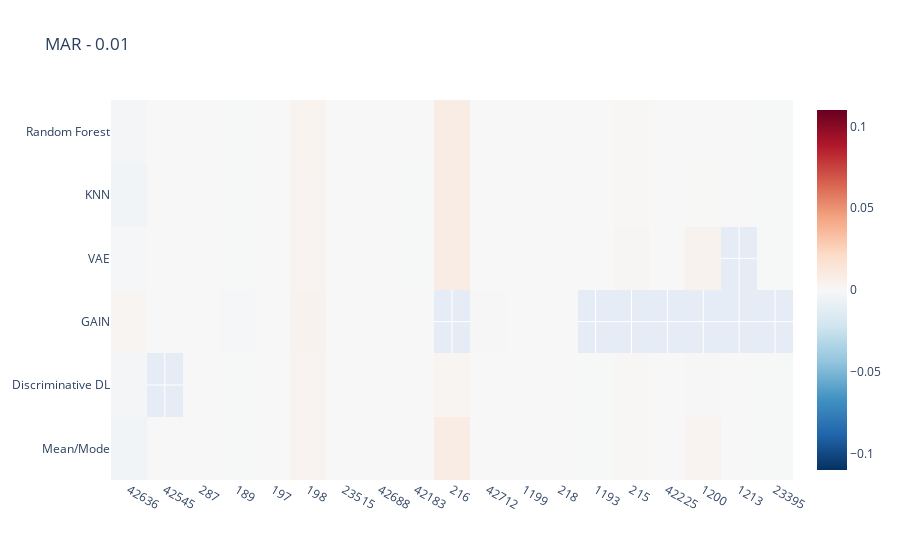
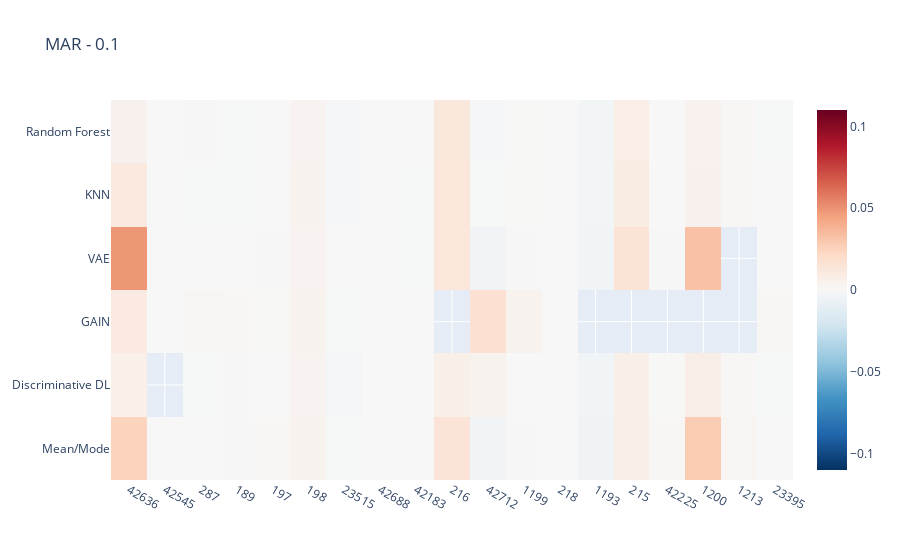
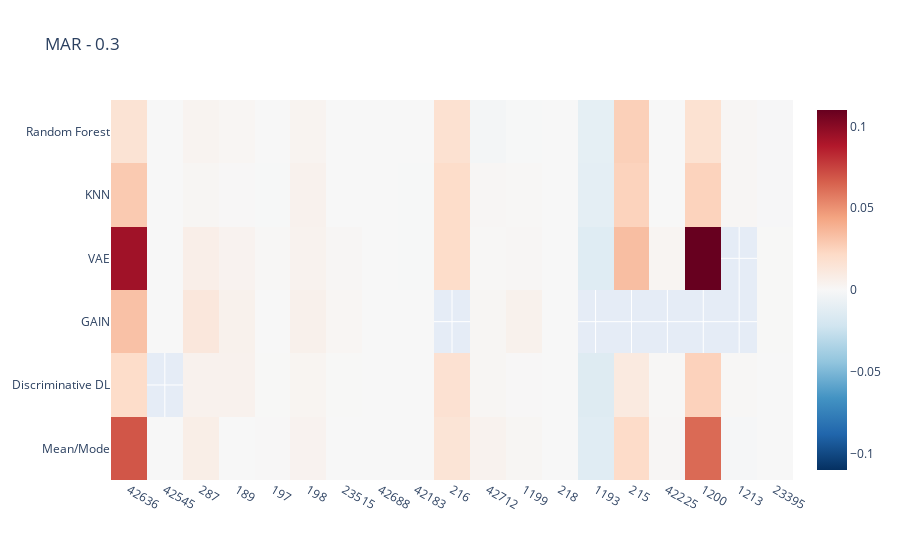
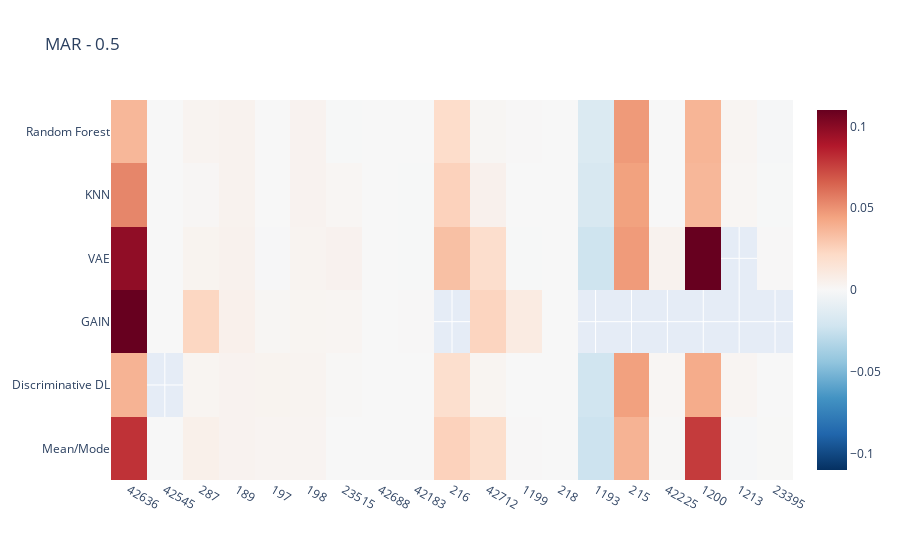

Notebook cell for these charts, in order:
### Code cell
# Heatmap with differences per Dataconstellation Baseline to full, perturbed dataset
data_heat = data.copy()
data_heat = data_heat.astype({"Task":"string"})
data_constellations = ['MAR - 0.01', 'MAR - 0.1', 'MAR - 0.3', 'MAR - 0.5', 'MCAR - 0.01', 'MCAR - 0.1', 'MCAR - 0.3', 'MCAR - 0.5', 'MNAR - 0.01', 'MNAR - 0.1', 'MNAR - 0.3', 'MNAR - 0.5']

for i in data_constellations:
    data_constel = data_heat.loc[data_heat['Data_Constellation'] == i]

    ### uncomment whatever you want to investigate

    ## sort by amount datapoints (ascending)
    data_constel = data_constel.sort_values(by=['NumberOfInstances'])

    ## sort by amount of features (ascending)
    #data_constel = data_constel.sort_values(by=['NumberOfFeatures'])

    ## sort by amount of datapoints and features (ascending)
    #data_constel = data_constel.sort_values(by=['NumberOfInstances', 'NumberOfFeatures'])

    ## sort by amount of categorical features and datapoints (ascending)
    #data_constel = data_constel.sort_values(by=['NumberOfCategoricalFeatures', 'NumberOfInstances'])

    ## sort by amount of numerical features and datapoints (ascending)
    #data_constel = data_constel.sort_values(by=['NumberOfNumericFeatures', 'NumberOfInstances'])
    
    Dataset_number = data_constel["Task"]
    Imputation_Method = data_constel["Imputation_Method"]
    Improvement = data_constel["Performance Difference Baseline to Imputed"]
    

    trace = go.Heatmap(
                   z=Improvement,
                   x=Dataset_number,
                   y=Imputation_Method,
                   type = 'heatmap',
                    autocolorscale= False,
                    colorscale = 'RdBu_r',
                    zmid=0,
                    zmin=(-0.11),
                    zmax=0.11,
                    #hoverinfo='text',
                    #text=hovertext
                    )
    data = [trace]
    fig = go.Figure(data=data)
    fig.update_layout(
        title=i,
        xaxis_nticks=36)
    fig.show()
    fig.write_image("regression_heatmap_f1_score_improvement_Baseline_to_Imputed%s.pdf" %i)

    # Positive value indicates, that Baseline is better than full, corrupted dataset score

### Figure 1 — Plotly figure (JSON) as saved in the notebook; plotly's stock layout.template omitted (floating-point values rounded to 4 significant figures)
{"data": [{"autocolorscale": false, "colorscale": [[0, "rgb(5,48,97)"], [0.1, "rgb(33,102,172)"], [0.2, "rgb(67,147,195)"], [0.3, "rgb(146,197,222)"], [0.4, "rgb(209,229,240)"], [0.5, "rgb(247,247,247)"], [0.6, "rgb(253,219,199)"], [0.7, "rgb(244,165,130)"], [0.8, "rgb(214,96,77)"], [0.9, "rgb(178,24,43)"], [1, "rgb(103,0,31)"]], "type": "heatmap", "x": ["42636", "42636", "42636", "42636", "42636", "42636", "42545", "42545", "42545", "42545", "42545", "287", "287", "287", "287", "287", "287", "189", "197", "189", "197", "197", "197", "197", "189", "197", "189", "189", "189", "198", "198", "198", "198", "198", "198", "23515", "23515", "23515", "23515", "23515", "23515", "42688", "42688", "42688", "42688", "42688", "42688", "42183", "42183", "42183", "42183", "42183", "42183", "216", "216", "216", "216", "216", "42712", "42712", "42712", "42712", "42712", "42712", "1199", "1199", "1199", "1199", "1199", "1199", "218", "218", "218", "218", "218", "218", "1193", "1193", "1193", "1193", "1193", "215", "215", "215", "215", "215", "42225", "42225", "42225", "42225", "42225", "1200", "1200", "1200", "1200", "1200", "1213", "1213", "1213", "1213", "23395", "23395", "23395", "23395", "23395"], "y": ["Mean/Mode", "Discriminative DL", "GAIN", "VAE", "KNN", "Random Forest", "KNN", "Mean/Mode", "VAE", "GAIN", "Random Forest", "GAIN", "Random Forest", "KNN", "Mean/Mode", "Discriminative DL", "VAE", "Random Forest", "VAE", "Discriminative DL", "Random Forest", "KNN", "Mean/Mode", "GAIN", "GAIN", "Discriminative DL", "Mean/Mode", "KNN", "VAE", "KNN", "Mean/Mode", "Discriminative DL", "VAE", "GAIN", "Random Forest", "Mean/Mode", "GAIN", "Discriminative DL", "VAE", "Random Forest", "KNN", "KNN", "Random Forest", "Discriminative DL", "Mean/Mode", "GAIN", "VAE", "Mean/Mode", "Random Forest", "KNN", "VAE", "Discriminative DL", "GAIN", "Random Forest", "Discriminative DL", "KNN", "Mean/Mode", "VAE", "Random Forest", "KNN", "Mean/Mode", "VAE", "Discriminative DL", "GAIN", "VAE", "Random Forest", "KNN", "Mean/Mode", "GAIN", "Discriminative DL", "KNN", "Mean/Mode", "VAE", "GAIN", "Discriminative DL", "Random Forest", "VAE", "Discriminative DL", "Random Forest", "KNN", "Mean/Mode", "VAE", "Mean/Mode", "KNN", "Random Forest", "Discriminative DL", "KNN", "Discriminative DL", "Random Forest", "Mean/Mode", "VAE", "KNN", "Random Forest", "Mean/Mode", "VAE", "Discriminative DL", "Random Forest", "KNN", "Mean/Mode", "Discriminative DL", "Random Forest", "KNN", "Discriminative DL", "Mean/Mode", "VAE"], "z": [-0.003749, -0.002467, 0.002735, -0.001192, -0.003933, -0.00242, -4.915e-05, -6.083e-05, -5.051e-05, -5.062e-05, -5.035e-05, -9.621e-05, 9.863e-05, -5.727e-05, 0.0001951, 0.00011, -0.0001504, -0.000569, 9.493e-05, -0.0004254, -7.765e-06, -4.397e-06, 9.986e-05, 3.029e-05, -0.0009246, -1.31e-05, -0.0004521, -0.0003798, -0.0004382, 0.003416, 0.003224, 0.003137, 0.003158, 0.003543, 0.003458, -0.0001152, 0.0001072, -0.0001541, -0.0001234, -0.0001475, -7.897e-05, 2.075e-06, 2.074e-06, 2.075e-06, 2.076e-06, 2.074e-06, 2.075e-06, -1.508e-06, -8.329e-07, -0.0004528, -0.0004575, -7.399e-06, -2.894e-05, 0.008607, 0.002339, 0.008337, 0.008737, 0.008601, 6.191e-05, 0.0001901, 2.608e-05, 0.0001695, 0.0002158, 0.0004416, 2.745e-05, -8.839e-05, -0.0001718, -7.572e-05, -8.463e-05, -3.926e-05, -9.706e-09, -1e-08, -1.012e-08, -9.14e-09, -1.173e-08, -8.849e-09, -0.0002557, -0.000317, -0.0001581, -0.0002356, -0.0003562, 0.00134, 0.0007295, 0.0008399, 0.001096, 0.000879, 6.925e-06, 8.414e-06, 7.74e-06, 6.81e-05, 2.074e-05, 0.0003126, 0.0001899, 0.00343, 0.003577, 0.0004651, 0.000107, 0.000101, 3.696e-05, 8.796e-05, -0.0003837, -0.0003611, -0.0003432, -0.000322, -0.0003396], "zmax": 0.11, "zmid": 0, "zmin": -0.11}], "layout": {"title": {"text": "MAR - 0.01"}, "xaxis": {"nticks": 36}}}

### Figure 2 — Plotly figure (JSON) as saved in the notebook; plotly's stock layout.template omitted (floating-point values rounded to 4 significant figures)
{"data": [{"autocolorscale": false, "colorscale": [[0, "rgb(5,48,97)"], [0.1, "rgb(33,102,172)"], [0.2, "rgb(67,147,195)"], [0.3, "rgb(146,197,222)"], [0.4, "rgb(209,229,240)"], [0.5, "rgb(247,247,247)"], [0.6, "rgb(253,219,199)"], [0.7, "rgb(244,165,130)"], [0.8, "rgb(214,96,77)"], [0.9, "rgb(178,24,43)"], [1, "rgb(103,0,31)"]], "type": "heatmap", "x": ["42636", "42636", "42636", "42636", "42636", "42636", "42545", "42545", "42545", "42545", "42545", "287", "287", "287", "287", "287", "287", "189", "197", "189", "197", "197", "197", "197", "189", "197", "189", "189", "189", "198", "198", "198", "198", "198", "198", "23515", "23515", "23515", "23515", "23515", "23515", "42688", "42688", "42688", "42688", "42688", "42688", "42183", "42183", "42183", "42183", "42183", "42183", "216", "216", "216", "216", "216", "42712", "42712", "42712", "42712", "42712", "42712", "1199", "1199", "1199", "1199", "1199", "1199", "218", "218", "218", "218", "218", "218", "1193", "1193", "1193", "1193", "1193", "215", "215", "215", "215", "215", "42225", "42225", "42225", "42225", "42225", "1200", "1200", "1200", "1200", "1200", "1213", "1213", "1213", "1213", "23395", "23395", "23395", "23395", "23395", "23395"], "y": ["Mean/Mode", "Discriminative DL", "GAIN", "VAE", "KNN", "Random Forest", "KNN", "Mean/Mode", "VAE", "GAIN", "Random Forest", "GAIN", "Random Forest", "KNN", "Mean/Mode", "Discriminative DL", "VAE", "Random Forest", "VAE", "Discriminative DL", "Random Forest", "KNN", "Mean/Mode", "GAIN", "GAIN", "Discriminative DL", "Mean/Mode", "KNN", "VAE", "KNN", "Mean/Mode", "Discriminative DL", "VAE", "GAIN", "Random Forest", "Mean/Mode", "GAIN", "Discriminative DL", "VAE", "Random Forest", "KNN", "KNN", "Random Forest", "Discriminative DL", "Mean/Mode", "GAIN", "VAE", "Mean/Mode", "Random Forest", "KNN", "VAE", "Discriminative DL", "GAIN", "Random Forest", "Discriminative DL", "KNN", "Mean/Mode", "VAE", "Random Forest", "KNN", "Mean/Mode", "VAE", "Discriminative DL", "GAIN", "VAE", "Random Forest", "KNN", "Mean/Mode", "GAIN", "Discriminative DL", "Random Forest", "KNN", "Mean/Mode", "VAE", "GAIN", "Discriminative DL", "Discriminative DL", "KNN", "Random Forest", "VAE", "Mean/Mode", "Discriminative DL", "VAE", "Mean/Mode", "KNN", "Random Forest", "KNN", "Mean/Mode", "VAE", "Discriminative DL", "Random Forest", "KNN", "Random Forest", "Mean/Mode", "VAE", "Discriminative DL", "Random Forest", "KNN", "Mean/Mode", "Discriminative DL", "Random Forest", "KNN", "Discriminative DL", "GAIN", "Mean/Mode", "VAE"], "z": [0.02536, 0.005878, 0.009868, 0.04847, 0.01083, 0.005141, -6.247e-05, -7.491e-05, -0.0001288, -6.263e-05, -6.46e-05, 0.001552, -0.0007134, -0.0004473, 0.0001687, -0.0003657, -8.817e-05, -0.0005218, 0.0006328, -0.0007912, -3.026e-05, 4.464e-05, 0.0007088, 0.0003684, 0.0008394, 1.578e-05, -0.0007101, -0.0004332, -0.0002342, 0.003847, 0.003755, 0.00337, 0.00307, 0.003834, 0.003216, -0.0004099, -0.0003718, -0.00184, -0.0001909, -0.001166, -0.0009402, 2.08e-06, 2.078e-06, 2.071e-06, 2.082e-06, 2.057e-06, 2.083e-06, -2.246e-05, -2.77e-06, -0.0004855, -0.0004851, -2.741e-06, -0.0001453, 0.01258, 0.006388, 0.01341, 0.0147, 0.01297, -0.001155, -0.0003494, -0.003393, -0.00386, 0.00392, 0.01706, 0.000656, 0.0002421, 0.0002805, 0.0005019, 0.003853, 0.000126, -1.866e-08, -2.051e-08, 1.056e-08, -1.609e-08, 1.148e-08, -6.302e-09, -0.003912, -0.002897, -0.002908, -0.003694, -0.004402, 0.006202, 0.01563, 0.007262, 0.00896, 0.007949, 5.184e-05, 0.0009729, 0.0004907, 0.0003174, 9.458e-06, 0.00518, 0.004579, 0.0282, 0.0325, 0.00739, 0.0007547, 0.0009723, 0.002318, 0.001032, -0.0004372, -0.0002821, -0.0003734, 0.0007372, -0.0002731, -6.289e-05], "zmax": 0.11, "zmid": 0, "zmin": -0.11}], "layout": {"title": {"text": "MAR - 0.1"}, "xaxis": {"nticks": 36}}}

### Figure 3 — Plotly figure (JSON) as saved in the notebook; plotly's stock layout.template omitted (floating-point values rounded to 4 significant figures)
{"data": [{"autocolorscale": false, "colorscale": [[0, "rgb(5,48,97)"], [0.1, "rgb(33,102,172)"], [0.2, "rgb(67,147,195)"], [0.3, "rgb(146,197,222)"], [0.4, "rgb(209,229,240)"], [0.5, "rgb(247,247,247)"], [0.6, "rgb(253,219,199)"], [0.7, "rgb(244,165,130)"], [0.8, "rgb(214,96,77)"], [0.9, "rgb(178,24,43)"], [1, "rgb(103,0,31)"]], "type": "heatmap", "x": ["42636", "42636", "42636", "42636", "42636", "42636", "42545", "42545", "42545", "42545", "42545", "287", "287", "287", "287", "287", "287", "189", "197", "189", "197", "197", "197", "197", "189", "197", "189", "189", "189", "198", "198", "198", "198", "198", "198", "23515", "23515", "23515", "23515", "23515", "23515", "42688", "42688", "42688", "42688", "42688", "42688", "42183", "42183", "42183", "42183", "42183", "42183", "216", "216", "216", "216", "216", "42712", "42712", "42712", "42712", "42712", "42712", "1199", "1199", "1199", "1199", "1199", "1199", "218", "218", "218", "218", "218", "218", "1193", "1193", "1193", "1193", "1193", "215", "215", "215", "215", "215", "42225", "42225", "42225", "42225", "42225", "1200", "1200", "1200", "1200", "1200", "1213", "1213", "1213", "1213", "23395", "23395", "23395", "23395", "23395", "23395"], "y": ["Mean/Mode", "Discriminative DL", "GAIN", "VAE", "KNN", "Random Forest", "KNN", "Mean/Mode", "VAE", "GAIN", "Random Forest", "GAIN", "Random Forest", "KNN", "Mean/Mode", "Discriminative DL", "VAE", "Random Forest", "VAE", "Discriminative DL", "Random Forest", "KNN", "Mean/Mode", "GAIN", "GAIN", "Discriminative DL", "Mean/Mode", "KNN", "VAE", "KNN", "Mean/Mode", "Discriminative DL", "VAE", "GAIN", "Random Forest", "Mean/Mode", "GAIN", "Discriminative DL", "VAE", "Random Forest", "KNN", "KNN", "Random Forest", "Discriminative DL", "Mean/Mode", "GAIN", "VAE", "Mean/Mode", "Random Forest", "KNN", "VAE", "Discriminative DL", "GAIN", "Random Forest", "Discriminative DL", "KNN", "Mean/Mode", "VAE", "Random Forest", "KNN", "Mean/Mode", "VAE", "Discriminative DL", "GAIN", "VAE", "Random Forest", "KNN", "Mean/Mode", "GAIN", "Discriminative DL", "Random Forest", "KNN", "Mean/Mode", "VAE", "GAIN", "Discriminative DL", "Discriminative DL", "KNN", "Random Forest", "VAE", "Mean/Mode", "Discriminative DL", "VAE", "Mean/Mode", "KNN", "Random Forest", "KNN", "Mean/Mode", "VAE", "Discriminative DL", "Random Forest", "KNN", "Random Forest", "Mean/Mode", "VAE", "Discriminative DL", "Random Forest", "KNN", "Mean/Mode", "Discriminative DL", "Random Forest", "KNN", "Discriminative DL", "GAIN", "Mean/Mode", "VAE"], "z": [0.06898, 0.02057, 0.03253, 0.09326, 0.02908, 0.01594, -3.729e-05, -4.276e-05, -2.403e-05, -7.436e-05, -3.113e-05, 0.01254, 0.003239, 0.001621, 0.007396, 0.00452, 0.006688, 0.00195, 0.0007858, 0.004486, -0.0001583, -0.0003531, 0.0005761, -0.0002429, 0.004845, 0.0002753, -0.0002284, 0.0006444, 0.003849, 0.004589, 0.003747, 0.00259, 0.003954, 0.005385, 0.003321, -0.0001669, 0.001939, 0.0003584, 0.001226, 1.588e-05, -5.612e-05, 2.07e-06, 2.076e-06, 2.08e-06, 2.032e-06, 2.124e-06, 2.063e-06, -2.213e-05, 3.002e-06, -0.0004561, -0.0004123, 2.032e-05, 4.552e-05, 0.01763, 0.01696, 0.02066, 0.01529, 0.02072, -0.002083, 0.001514, 0.00394, 0.001124, 0.001686, 0.001737, 0.00146, -0.0003141, 0.001042, 0.001687, 0.004946, 0.0006113, -7.185e-08, -4.207e-08, 1.934e-08, 1.492e-08, -2.482e-08, -1.891e-08, -0.01451, -0.01078, -0.01015, -0.01366, -0.01342, 0.01052, 0.03391, 0.02126, 0.02519, 0.02652, 0.000223, 0.00136, 0.002259, 0.0009465, -1.184e-06, 0.02518, 0.01687, 0.06282, 0.1175, 0.02549, 0.001317, 0.001325, -0.001011, 0.0008414, -0.0006204, -0.0006225, -0.0001567, 0.0002878, -0.0001504, 0.0002299], "zmax": 0.11, "zmid": 0, "zmin": -0.11}], "layout": {"title": {"text": "MAR - 0.3"}, "xaxis": {"nticks": 36}}}

### Figure 4 — Plotly figure (JSON) as saved in the notebook; plotly's stock layout.template omitted (floating-point values rounded to 4 significant figures)
{"data": [{"autocolorscale": false, "colorscale": [[0, "rgb(5,48,97)"], [0.1, "rgb(33,102,172)"], [0.2, "rgb(67,147,195)"], [0.3, "rgb(146,197,222)"], [0.4, "rgb(209,229,240)"], [0.5, "rgb(247,247,247)"], [0.6, "rgb(253,219,199)"], [0.7, "rgb(244,165,130)"], [0.8, "rgb(214,96,77)"], [0.9, "rgb(178,24,43)"], [1, "rgb(103,0,31)"]], "type": "heatmap", "x": ["42636", "42636", "42636", "42636", "42636", "42636", "42545", "42545", "42545", "42545", "42545", "287", "287", "287", "287", "287", "287", "189", "197", "189", "197", "197", "197", "197", "189", "197", "189", "189", "189", "198", "198", "198", "198", "198", "198", "23515", "23515", "23515", "23515", "23515", "23515", "42688", "42688", "42688", "42688", "42688", "42688", "42183", "42183", "42183", "42183", "42183", "42183", "216", "216", "216", "216", "216", "42712", "42712", "42712", "42712", "42712", "42712", "1199", "1199", "1199", "1199", "1199", "1199", "218", "218", "218", "218", "218", "218", "1193", "1193", "1193", "1193", "1193", "215", "215", "215", "215", "215", "42225", "42225", "42225", "42225", "42225", "1200", "1200", "1200", "1200", "1200", "1213", "1213", "1213", "1213", "23395", "23395", "23395", "23395", "23395"], "y": ["Mean/Mode", "Discriminative DL", "GAIN", "VAE", "KNN", "Random Forest", "KNN", "Mean/Mode", "VAE", "GAIN", "Random Forest", "GAIN", "Random Forest", "KNN", "Mean/Mode", "Discriminative DL", "VAE", "Random Forest", "VAE", "Discriminative DL", "Random Forest", "KNN", "Mean/Mode", "GAIN", "GAIN", "Discriminative DL", "Mean/Mode", "KNN", "VAE", "KNN", "Mean/Mode", "Discriminative DL", "VAE", "GAIN", "Random Forest", "Mean/Mode", "GAIN", "Discriminative DL", "VAE", "Random Forest", "KNN", "KNN", "Random Forest", "Discriminative DL", "Mean/Mode", "GAIN", "VAE", "Mean/Mode", "Random Forest", "KNN", "VAE", "Discriminative DL", "GAIN", "Random Forest", "Discriminative DL", "KNN", "Mean/Mode", "VAE", "Random Forest", "KNN", "Mean/Mode", "VAE", "Discriminative DL", "GAIN", "VAE", "Random Forest", "KNN", "Mean/Mode", "GAIN", "Discriminative DL", "KNN", "Mean/Mode", "VAE", "GAIN", "Discriminative DL", "Random Forest", "VAE", "Discriminative DL", "Random Forest", "KNN", "Mean/Mode", "VAE", "Mean/Mode", "KNN", "Random Forest", "Discriminative DL", "KNN", "Discriminative DL", "Random Forest", "Mean/Mode", "VAE", "KNN", "Random Forest", "Mean/Mode", "VAE", "Discriminative DL", "Random Forest", "KNN", "Mean/Mode", "Discriminative DL", "Random Forest", "KNN", "Discriminative DL", "Mean/Mode", "VAE"], "z": [0.0801, 0.03837, 0.2095, 0.09803, 0.05395, 0.03679, -5.596e-05, -4.779e-05, -1.094e-05, -0.000212, -4.881e-05, 0.02346, 0.003381, 0.001328, 0.005792, 0.00255, 0.003526, 0.004209, -0.0007907, 0.003718, 0.0001589, -0.0001003, 0.002956, 0.001766, 0.00552, 0.003479, 0.00375, 0.004072, 0.004503, 0.003754, 0.002959, 0.003159, 0.003257, 0.002713, 0.003691, 0.0002209, 0.002273, 0.0009372, 0.004338, -0.0005738, 0.001906, 2.071e-06, 2.081e-06, 2.04e-06, 2.031e-06, 2.183e-06, 2.044e-06, 2.402e-05, 1.702e-05, -0.0004527, -0.0005588, 2.037e-05, 0.0004057, 0.02019, 0.01893, 0.02563, 0.02549, 0.03301, 0.00161, 0.005256, 0.01917, 0.01939, 0.002711, 0.02428, -0.0004376, 0.0005575, 3.297e-05, 0.0005416, 0.009448, 0.0001143, 2.263e-08, 2.773e-08, 2.344e-07, -6.562e-07, 3.63e-09, 3.336e-07, -0.02266, -0.02171, -0.01648, -0.01781, -0.02335, 0.04723, 0.03825, 0.0451, 0.04763, 0.04537, -9.514e-05, 0.001895, -0.0001089, 0.001107, 0.00397, 0.03669, 0.03767, 0.07721, 0.133, 0.04126, 0.002351, 0.001891, -0.001426, 0.002102, -0.001018, -0.0004644, -0.0002031, 0.0002351, 0.000531], "zmax": 0.11, "zmid": 0, "zmin": -0.11}], "layout": {"title": {"text": "MAR - 0.5"}, "xaxis": {"nticks": 36}}}
